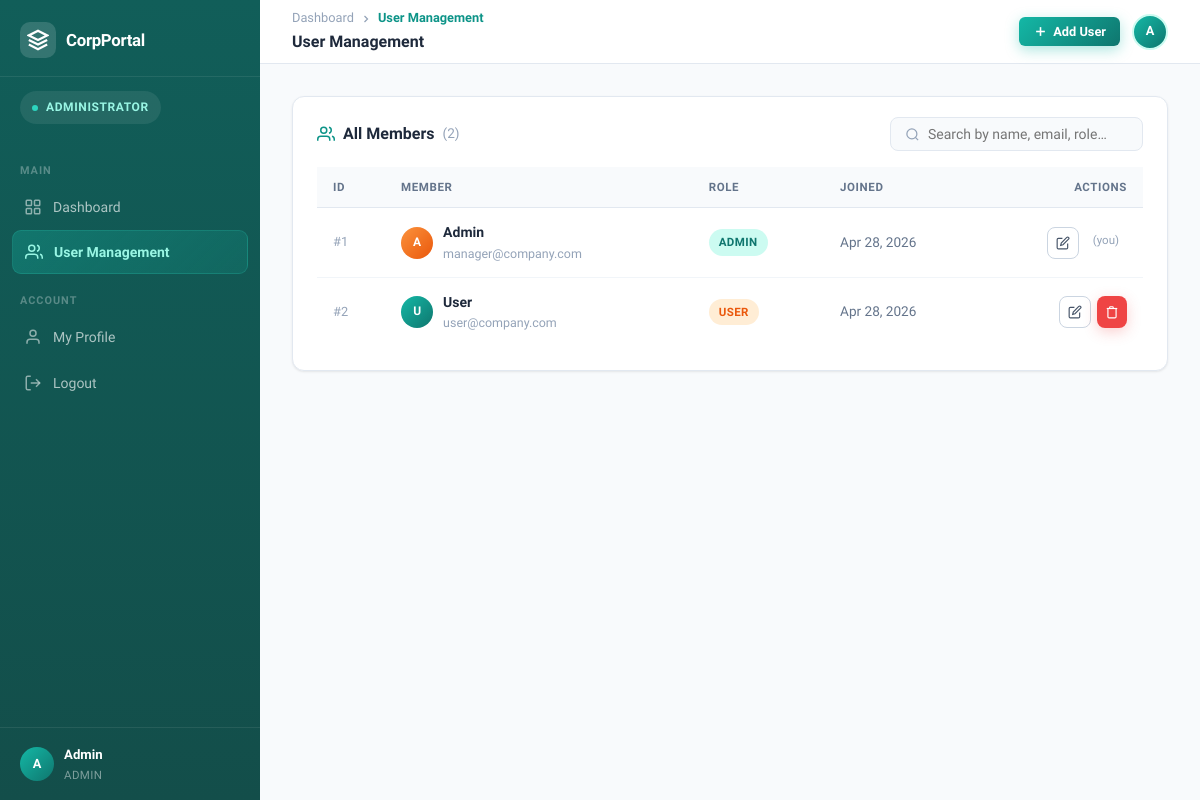
The page /admin/users.php (signed in) on the database its author committed.
### tables this page shows
CREATE TABLE users (
  id         INT(11)      NOT NULL AUTO_INCREMENT,
  name       VARCHAR(100) NOT NULL,
  email      VARCHAR(150) NOT NULL UNIQUE,
  password   VARCHAR(255) NOT NULL,
  role       ENUM('admin','user') NOT NULL DEFAULT 'user',
  created_at TIMESTAMP    NOT NULL DEFAULT CURRENT_TIMESTAMP,
  PRIMARY KEY (id)
);

### includes/session_check.php (called while the page is built, shortened)
<?php
function e(?string $str): string
{
    return htmlspecialchars($str ?? '', ENT_QUOTES | ENT_HTML5, 'UTF-8');
}

### admin/users.php (the view, shortened to what this page needs)
<?php
require_once __DIR__ . '/../includes/session_check.php';
require_once __DIR__ . '/../config/db.php';
$users = $pdo->query('SELECT id,name,email,role,created_at FROM users ORDER BY created_at DESC')->fetchAll();
$root = rootUrl;
?>
<!DOCTYPE html>
<html lang="en">
<head>
<link rel="stylesheet" href="<?= $root ?>assets/css/style.css">
</head>
<body>
<div class="app-layout">
  <?php require_once __DIR__ . '/../includes/nav_admin.php'; ?>
  <main class="main-content">
    <div class="topbar">
      <div class="topbar-left">
        <div>
          <div class="breadcrumb">
            <a href="<?= $root ?>admin/dashboard.php">Dashboard</a>
            <svg width="12" height="12" viewBox="0 0 24 24" fill="none" stroke="currentColor" stroke-width="2.5"><polyline points="9 18 15 12 9 6"/></svg>
            <span class="current">User Management</span>
          </div>
          <div class="page-title">User Management</div>
        </div>
      </div>
      <div class="topbar-right">
        <button class="btn btn-primary btn-sm" onclick="openModal('addUserModal')">
          <svg width="15" height="15" viewBox="0 0 24 24" fill="none" stroke="currentColor" stroke-width="2.5"><line x1="12" y1="5" x2="12" y2="19"/><line x1="5" y1="12" x2="19" y2="12"/></svg>
          Add User
        </button>
        <div class="topbar-avatar" onclick="window.location='<?= $root ?>admin/profile.php'"><?= $initials ?></div>
      </div>
    </div>
    <div class="page-body">
      <div class="card">
        <div class="card-header">
          <div class="card-title">
            <svg width="18" height="18" viewBox="0 0 24 24" fill="none" stroke="var(--teal-600)" stroke-width="2">
              <path d="M17 21v-2a4 4 0 0 0-4-4H5a4 4 0 0 0-4 4v2"/><circle cx="9" cy="7" r="4"/>
              <path d="M23 21v-2a4 4 0 0 0-3-3.87M16 3.13a4 4 0 0 1 0 7.75"/>
            </svg>
            All Members <span style="color:var(--slate-400);font-weight:400;font-size:.85rem">(<?= count($users) ?>)</span>
          </div>
          <div class="search-box">
            <svg width="15" height="15" viewBox="0 0 24 24" fill="none" stroke="currentColor" stroke-width="2"><circle cx="11" cy="11" r="8"/><line x1="21" y1="21" x2="16.65" y2="16.65"/></svg>
            <input type="text" id="userSearch" placeholder="Search by name, email, role…">
          </div>
        </div>
        <div class="card-body" style="padding-top:16px">
          <div class="table-wrapper">
            <table class="table" id="usersTable">
              <thead>
                <tr>
                  <th>ID</th>
                  <th>Member</th>
                  <th>Role</th>
                  <th>Joined</th>
                  <th style="text-align:right">Actions</th>
                </tr>
              </thead>
              <tbody>
                <?php if (empty($users)): ?>
                  <tr><td colspan="5">
                    <div class="empty-state">
                      <div class="empty-state-icon">
                        <svg viewBox="0 0 24 24" fill="none" stroke="currentColor" stroke-width="1.5"><path d="M17 21v-2a4 4 0 0 0-4-4H5a4 4 0 0 0-4 4v2"/><circle cx="9" cy="7" r="4"/></svg>
                      </div>
                      <h3>No users yet</h3>
                      <p>Add your first user to get started.</p>
                    </div>
                  </td></tr>
                <?php else: ?>
                  <?php foreach ($users as $u): ?>
                    <tr>
                      <td style="color:var(--slate-400);font-size:.8rem">#<?= $u['id'] ?></td>
                      <td>
                        <div class="user-cell">
                          <div class="user-cell-avatar <?= $u['role'] === 'admin' ? 'is-admin' : '' ?>">
                            <?= strtoupper(substr($u['name'], 0, 1)) ?>
                          </div>
                          <div>
                            <div class="user-cell-name"><?= e($u['name']) ?></div>
                            <div class="user-cell-email"><?= e($u['email']) ?></div>
                          </div>
                        </div>
                      </td>
                      <td><span class="badge badge-<?= $u['role'] ?>"><?= ucfirst($u['role']) ?></span></td>
                      <td style="color:var(--slate-500);font-size:.85rem"><?= date('M j, Y', strtotime($u['created_at'])) ?></td>
                      <td>
                        <div class="action-group" style="justify-content:flex-end">
                          <a href="<?= $root ?>admin/edit_user.php?id=<?= $u['id'] ?>" class="btn btn-outline btn-sm btn-icon" title="Edit user">
                            <svg width="14" height="14" viewBox="0 0 24 24" fill="none" stroke="currentColor" stroke-width="2"><path d="M11 4H4a2 2 0 0 0-2 2v14a2 2 0 0 0 2 2h14a2 2 0 0 0 2-2v-7"/><path d="M18.5 2.5a2.121 2.121 0 0 1 3 3L12 15l-4 1 1-4 9.5-9.5z"/></svg>
                          </a>
                          <?php if ($u['id'] !== (int)$_SESSION['user_id']): ?>
                          <button class="btn btn-danger btn-sm btn-icon" data-delete-form="del-<?= $u['id'] ?>" title="Delete user">
                            <svg width="14" height="14" viewBox="0 0 24 24" fill="none" stroke="currentColor" stroke-width="2"><polyline points="3 6 5 6 21 6"/><path d="M19 6v14a2 2 0 0 1-2 2H7a2 2 0 0 1-2-2V6m3 0V4a1 1 0 0 1 1-1h4a1 1 0 0 1 1 1v2"/></svg>
                          </button>
                          <?php else: ?>
                            <span style="font-size:.72rem;color:var(--slate-400);padding:4px 8px">(you)</span>
                          <?php endif; ?>
                        </div>
                      </td>
                    </tr>
                  <?php endforeach; ?>
                <?php endif; ?>
              </tbody>
            </table>
          </div>
        </div>
      </div>
    </div>
  </main>
</div>
</body>
</html>

### rows shown on the page
users: id "1", name "A", name "Admin", email "manager@company.com", role "ADMIN", created_at "Apr 28, 2026", shows "(you)"
users: id "2", name "U", name "User", email "user@company.com", role "USER", created_at "Apr 28, 2026"

### other values the page prints
$initials "A"
$adminName "Admin"
count($users) "2"
